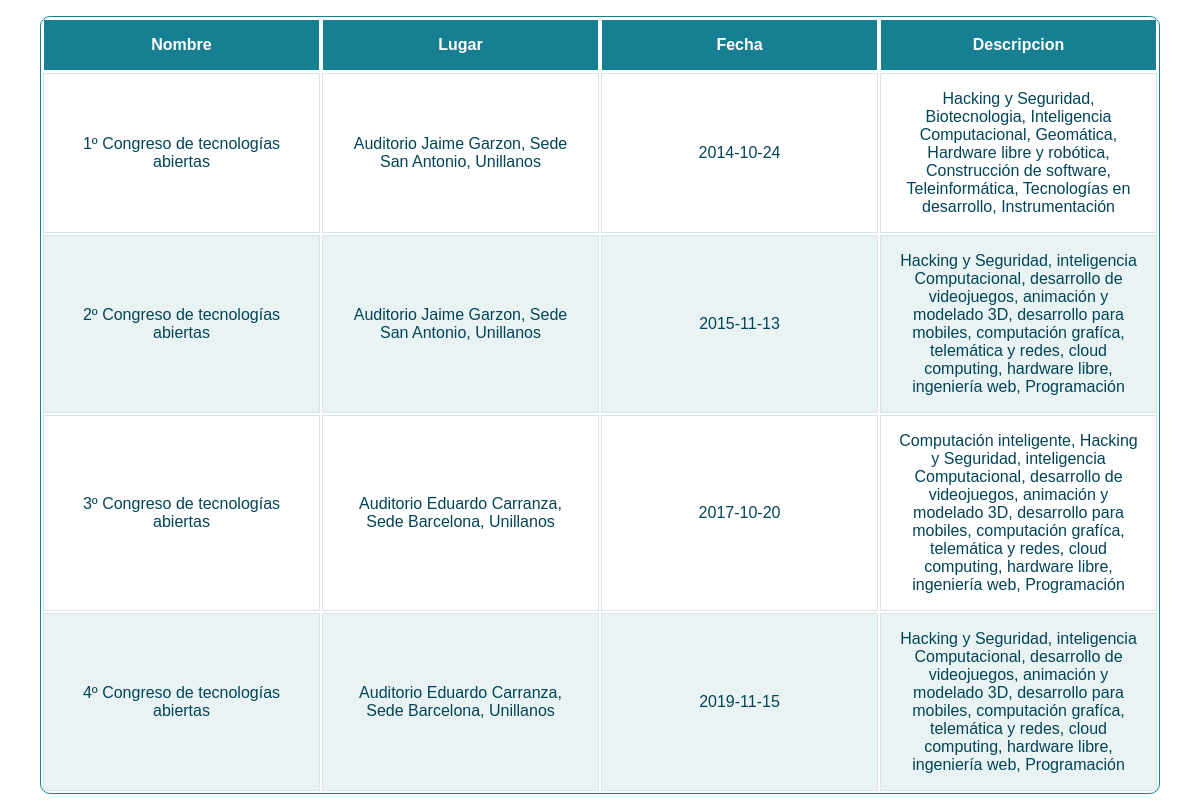
Page /tablas/t_eventos.php on the committed database.
### tables this page shows
CREATE TABLE `t07eventos` (
  `t07id` int(11) NOT NULL,
  `t07nombre` varchar(255) NOT NULL,
  `t07lugar` varchar(255) NOT NULL,
  `t07fecha` date NOT NULL,
  `t07descripcion` varchar(255) NOT NULL,
  `t07imagen` varchar(256) NOT NULL
);

### tablas/t_eventos.php (the view, shortened to what this page needs)
<!DOCTYPE html>
<html >
<head>
  <link rel="stylesheet" href="https://cdnjs.cloudflare.com/ajax/libs/normalize/5.0.0/normalize.min.css">
  <link rel="stylesheet" href="css/style.css">
</head>
<body>
<div class="container">
  <table class="table table-responsive table-bordered responstable">
    <tr>
      <th class="conf2">Nombre</th>
      <th class="conf2">Lugar</th>
      <th class="conf2">Fecha</th>
      <th class="conf2">Descripcion</th>
    </tr>
    <?php
      $enlace = mysqli_connect("localhost", "root", "", "db_cyseth");
      $consulta = "select * from t07eventos";
      $resultado = mysqli_query($enlace, $consulta);
      while($datos = mysqli_fetch_array($resultado)){
    ?>
    <tr>
      <td class="conf2"><?php echo $datos["t07nombre"]; ?></td>
      <td class="conf2"><?php echo $datos["t07lugar"]; ?></td>
      <td class="conf2"><?php echo $datos["t07fecha"]; ?></td>
      <td class="conf2"><?php echo $datos["t07descripcion"]; ?></td>
    </tr>
    <?php
      }
    ?>
  </table>
</div>
</body>
</html>

### tablas/css/style.css (style rules this page uses)
.responstable { margin: 1em 0; width: 100%; overflow: hidden; background: #FFF; color: #024457; border-radius: 10px; border: 1px solid #167F92; }
.responstable tr { border: 1px solid #D9E4E6; }
.responstable tr:nth-child(odd) { background-color: #EAF3F3; }
.responstable th { display: none; border: 1px solid #FFF; background-color: #167F92; color: #FFF; padding: 1em; }
.responstable th:first-child { display: table-cell; text-align: center; }
.responstable th:nth-child(2) { display: table-cell; }
.responstable th:nth-child(2):after { content: attr(data-th); }
@media (min-width: 480px) { .responstable th:nth-child(2):after { display: none; } }
.responstable td { display: block; word-wrap: break-word; max-width: 7em; }
.responstable td:first-child { display: table-cell; text-align: center; border-right: 1px solid #D9E4E6; }
@media (min-width: 480px) { .responstable td { border: 1px solid #D9E4E6; } }
.responstable th, .responstable td { text-align: left; margin: .5em 1em; }
@media (min-width: 480px) { .responstable th, .responstable td { display: table-cell; padding: 1em; } }
body { padding: 0 2em; font-family: Arial, sans-serif; color: #024457; }
th.conf2 { width: 20%; text-align: center; }
td.conf2 { width: 20%; text-align: center; }

### rows in the picture
t07eventos: t07nombre "1º Congreso de tecnologías abiertas", t07lugar "Auditorio Jaime Garzon, Sede San Antonio, Unillanos", t07fecha "2014-10-24", t07descripcion "Hacking y Seguridad, Biotecnologia, Inteligencia Computacional, Geomática, Hardware libre y robótica, Construcción de software, Teleinformática, Tecnologías en desarrollo, Instrumentación"
t07eventos: t07nombre "2º Congreso de tecnologías abiertas", t07lugar "Auditorio Jaime Garzon, Sede San Antonio, Unillanos", t07fecha "2015-11-13", t07descripcion "Hacking y Seguridad, inteligencia Computacional, desarrollo de videojuegos, animación y modelado 3D, desarrollo para mobiles, computación grafíca, telemática y redes, cloud computing, hardware libre, ingeniería web, Programación"
t07eventos: t07nombre "3º Congreso de tecnologías abiertas", t07lugar "Auditorio Eduardo Carranza, Sede Barcelona, Unillanos", t07fecha "2017-10-20", t07descripcion "Computación inteligente, Hacking y Seguridad, inteligencia Computacional, desarrollo de videojuegos, animación y modelado 3D, desarrollo para mobiles, computación grafíca, telemática y redes, cloud computing, hardware libre, ingeniería web, Programación"
t07eventos: t07nombre "4º Congreso de tecnologías abiertas", t07lugar "Auditorio Eduardo Carranza, Sede Barcelona, Unillanos", t07fecha "2019-11-15", t07descripcion "Hacking y Seguridad, inteligencia Computacional, desarrollo de videojuegos, animación y modelado 3D, desarrollo para mobiles, computación grafíca, telemática y redes, cloud computing, hardware libre, ingeniería web, Programación"
